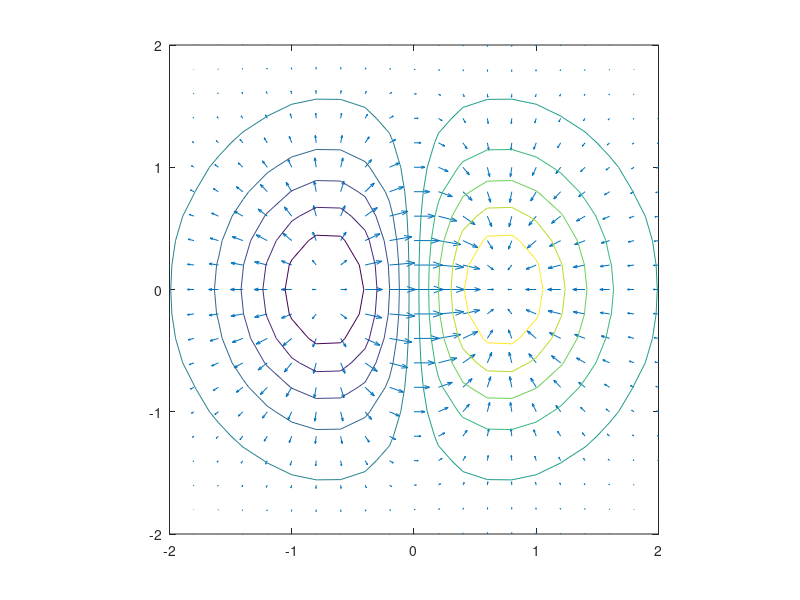

MATLAB code to generate this figure:
spacing = 0.2;
[X,Y] = meshgrid(-2:spacing:2);
Z = X.*exp(-X.^2 - Y.^2);
[DX,DY] = gradient(Z,spacing);

quiver(X,Y,DX,DY)
hold on
contour(X,Y,Z)
axis equal
hold off